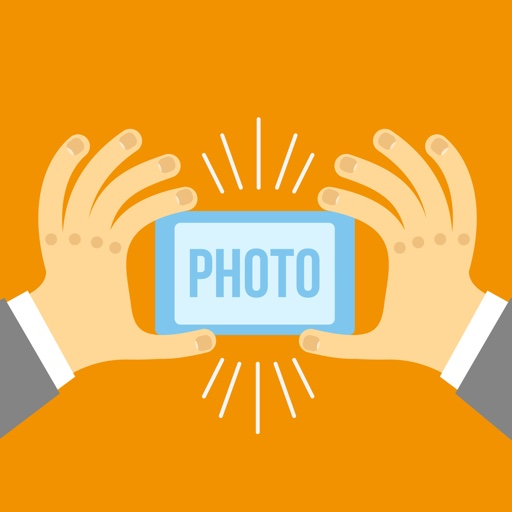
#> input picture Task 4- Image to Pencil Sketch/flower.png, 512 x 512 px
$ jupyter execute 'task 4.ipynb'
#> lines starting #> are read from the running program, lines starting #| are printed output that depends on the picture
# Image to sketch

## Viewing file

[cell 1]
import cv2
import matplotlib.pyplot as plt
img = cv2.imread('./flower.png')
#> img is the input picture: shape (512, 512, 3); mean B, G, R 60.2, 167.3, 234.3
img=cv2.cvtColor(img, cv2.COLOR_BGR2RGB)
plt.imshow(img)

## coverting image to grayscale

[cell 2]
gimg = cv2.cvtColor(img, cv2.COLOR_BGR2GRAY)
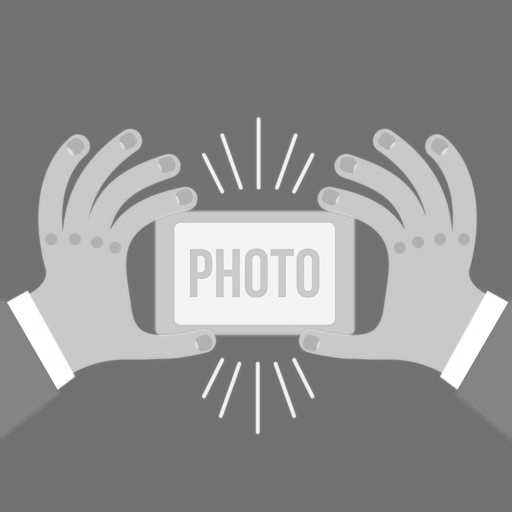
#> gimg: shape (512, 512); min 109, max 255, mean 142.8
plt.imshow(gimg)

## inverting grayscale image

[cell 3]
iimg = 255 - gimg
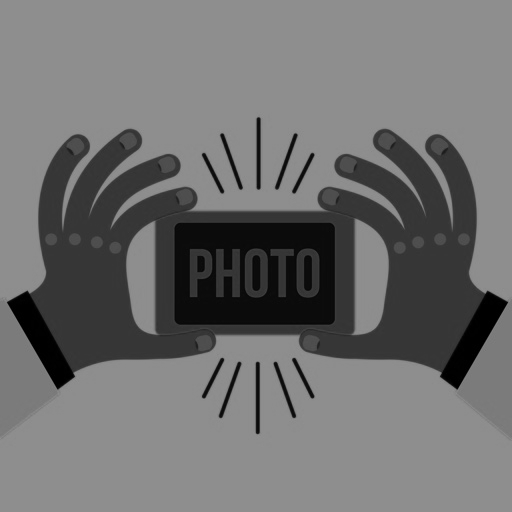
#> iimg: shape (512, 512); min 0, max 146, mean 112.2
plt.imshow(iimg)

## Blurring inverted image

[cell 4]
blur = cv2.GaussianBlur(iimg,(7,7),0)
plt.imshow(blur)

## Proccesing images and producing sketch

[cell 5]
blur = 255 - blur
out = cv2.divide(gimg, blur, scale=256.0)
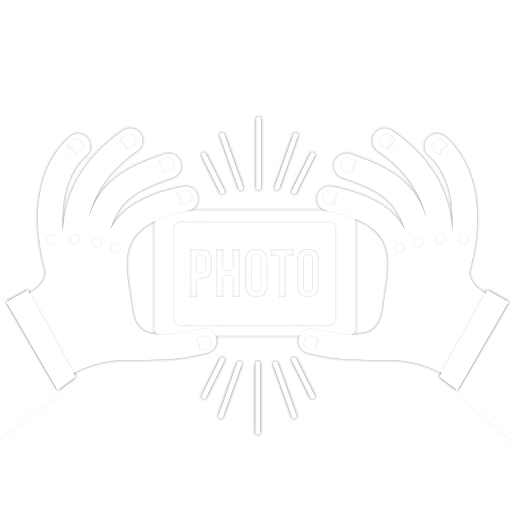
#> out: shape (512, 512); min 187, max 255, mean 253.7
cv2.imshow("image",out)
cv2.waitKey()
